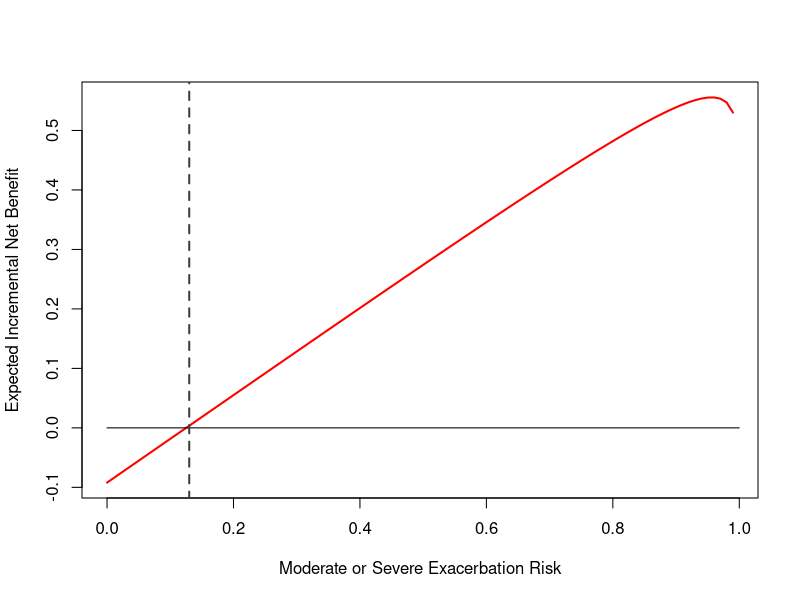
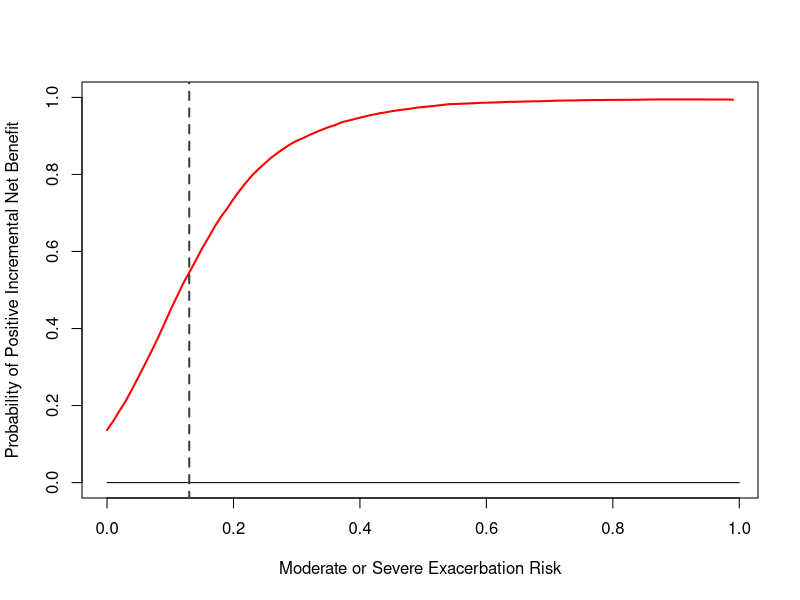

R code for these plots, in order:
## ---- chunk 1
settings <- list(
  dce_source="copd",  #pooled: all participants, copd: copd patients, genpop: general public
  n_sim=10000,
  ci=F,
  voi=F
)
## ---- chunk 2
library (mvtnorm)

odds <- function(x) {x/(1-x)}
anti_odds <- function(x) {x/(1+x)}
logit <- function(x) {log(odds(x))}

## ---- chunk 3
attr_names <- c('SE','ME','HL','GI')

betas_pooled <- list(
  mu=c(-0.0717416, -0.0283542, -0.0846835, -0.0181352),
  covmat=matrix(c(0.0000086110,	0.0000005017,	0.0000065460,	0.0000014220,
                  0.0000005017,	0.0000037480,	0.0000003934,	0.0000008820,
                  0.0000065460,	0.0000003934,	0.0000193700,	0.0000017500,
                  0.0000014220,	0.0000008820,	0.0000017500,	0.0000030170
  ),nrow=4))


betas_copd <- list(
  mu=c(-0.0565501, -0.0253486, -0.0807761, -0.0150339),
  
  covmat=matrix(c(0.0000201800,	0.0000013160,	0.0000184700,	0.0000045580,
                  0.0000013160,	0.0000077010,	0.0000006628,	0.0000022490,
                  0.0000184700,	0.0000006628,	0.0000577300,	0.0000051100,
                  0.0000045580,	0.0000022490,	0.0000051100,	0.0000086650
  ),nrow=4))



betas_genpop <- list(
    mu=c(-.0820105, -.0309518, -.0877532, -.0203261),
    covmat=matrix(c(0.0000145600,	0.0000009249,	0.0000098190,	0.0000017450,
                    0.0000009249,	0.0000071730,	0.0000007213,	0.0000014790,
                    0.0000098190,	0.0000007213,	0.0000287100,	0.0000024510,
                    0.0000017450,	0.0000014790,	0.0000024510,	0.0000045650
  ),nrow=4))


## ---- chunk 4
recover_gamma_from_upper_ci_bound <- function(mu, upper_ci)
{
  my_pgamma <- function(x, mu, v)
  {
    beta <- mu/v
    alpha <- mu*beta

    pgamma(x, shape=alpha, rate=beta)
  }

  f <- function(x) {((1-my_pgamma(upper_ci, mu=mu, v=x)) - 0.975)^2}

  res <- optimize(f, interval=c(0,100))

  v <- res$minimum

  beta <- mu/v
  alpha <- mu*beta

  list(alpha=alpha,beta=beta)
}




evidence <- list(
  betas = if(settings$dce_source=="copd") {betas_copd} else if(settings$dce_source=="genpop") {betas_genpop} else {betas_pooled},
  rr_exac = list(log_mu=log(0.77), se=(log(0.89)-log(0.67))/2/1.96), #Treatment effect
  z = list(alpha=22, beta=100-22), #Probability of exacerbation being severe severe (beta distibrution)

  inc_hearing_loss = recover_gamma_from_upper_ci_bound(mu=0.023, upper_ci=0.035),
  rr_hearing_loss = list(log_mu=log(1.168), se=(log(1.325)-log(1.030))/2/1.96),
  prev_gi_syms = list(alpha=28945,beta=58768),
  or_gi_syms = list(logit_mu=log(1.187), se=(log(1.849)-log(0.761))/2/1.96)
)







generate_input_params <- function(n_sim=0)
{
  params <- list()

  if(n_sim==0)
  {
    params$betas <- evidence$betas$mu
    params$rr_exac <- exp(evidence$rr_exac$log_mu)  #log_normal
    params$z <- evidence$z$alpha/(evidence$z$alpha+evidence$z$beta) #beta
    params$inc_hearing_loss <- evidence$inc_hearing_loss$alpha/evidence$inc_hearing_loss$beta #gamma
    params$rr_hearing_loss <- exp(evidence$rr_hearing_loss$log_mu) #log_normal
    params$prev_gi_syms <- evidence$prev_gi_syms$alpha/(evidence$prev_gi_syms$alpha+evidence$prev_gi_syms$beta) #beta
    params$or_gi_syms <- exp(evidence$or_gi_syms$log_mu) #log_normal
  }
  else
  {
    params$betas <- rmvnorm(n_sim, evidence$betas$mu, evidence$betas$covmat)
    params$rr_exac <- exp(rnorm(n_sim, evidence$rr_exac$log_mu, evidence$rr_exac$se)) #log_normal
    params$z <- rbeta(n_sim,evidence$z$alpha,evidence$z$beta) #beta
    params$inc_hearing_loss <- rgamma(n_sim, evidence$inc_hearing_loss$alpha, evidence$inc_hearing_loss$beta) #gamma
    params$rr_hearing_loss <- exp(rnorm(n_sim, evidence$rr_hearing_loss$log_mu, evidence$rr_hearing_loss$se)) #log_normal
    params$prev_gi_syms <- rbeta(n_sim,evidence$prev_gi_syms$alpha, evidence$prev_gi_syms$beta) #beta
    params$or_gi_syms <- exp(rnorm(n_sim, evidence$or_gi_syms$logit_mu, evidence$or_gi_syms$se)) #log_normal
  }

  params
}


#Calculates marginal rate of substitution and 95%CI
MRS <- function(betas)
{
  mrs <- evidence$betas$mu/evidence$betas$mu[1]
  ratios <- betas/betas[,1]
  names(mrs) <- colnames(ratios) <- attr_names
  
  list(mu=mrs, ci=apply(ratios,2,quantile,c(0.025,0.975)))
}



#Returns INB at threshold x. If n_sim=0 returns deterministic results
#It is vectorized on params not x so loop over x values please!
INB <- function(x, n_sim, seed=1)
{
  set.seed(seed)
  INB <- p_uptake <- matrix(NA, nrow = n_sim, ncol = length(x))
  ps0 <- ps1 <- matrix(NA, nrow=max(n_sim,1), ncol=4)
  
  params <- generate_input_params(n_sim)

  dps <- matrix(NA, nrow=max(n_sim,1), ncol=4)

  for(i in 1:length(x))
  {
    ps0[,1] <- (1-(1-x[i])^params$z)
    ps0[,2] <- (1-(1-x[i])^(1-params$z))
    ps0[,3] <- (1-exp(-params$inc_hearing_loss))
    ps0[,4] <- params$prev_gi_syms
    
    ps1[,1] <- (1-(1-x[i])^(params$rr_exac*params$z))
    ps1[,2] <- (1-(1-x[i])^(params$rr_exac*(1-params$z)))
    ps1[,3] <- (1-exp(-params$inc_hearing_loss)^params$rr_hearing_loss)
    ps1[,4] <- (params$prev_gi_syms*params$or_gi_syms)/(1-params$prev_gi_syms+params$prev_gi_syms*params$or_gi_syms)
    
    # dps[,1] <- (1-(1-x[i])^(params$rr_exac*params$z)) - (1-(1-x[i])^params$z)
    # dps[,2] <- (1-(1-x[i])^(params$rr_exac*(1-params$z))) - (1-(1-x[i])^(1-params$z))
    # dps[,3] <- (1-exp(-params$inc_hearing_loss)^params$rr_hearing_loss) - (1-exp(-params$inc_hearing_loss))
    # dps[,4] <- (params$prev_gi_syms*params$or_gi_syms)/(1-params$prev_gi_syms+params$prev_gi_syms*params$or_gi_syms) - params$prev_gi_syms

    INB[,i] <- rowSums(params$betas*(ps1-ps0)*100)
    
    A <- exp(rowSums(params$betas*(ps0*100)))
    B <- exp(rowSums(params$betas*(ps1*100)))
    p_uptake[,i] <- B/(A+B)
  }

  list(params=params, INB=INB, p_uptake=p_uptake)
}

## ---- chunk 5
deparse(evidence)
## ---- chunk 6
require(knitr)

mu <- format(evidence$betas$mu, digits = 3)
se <- format(sqrt(diagonals(evidence$betas$covmat)), digits=2)
data.frame(attr_names,mu,se)

## ---- chunk 7
xs <- (0:99)/100
res <- INB(xs,settings$n_sim)

ys <- res$INB
zs <- res$p_uptake

i1 <-which.min(colMeans(ys)^2)

ys_mean <- colMeans(ys)
ys_ci <- apply(ys, 2, FUN = quantile, c(0.025,0.975))

plot(xs,ys_mean,xlab='Moderate or Severe Exacerbation Risk',ylab='Expected Incremental Net Benefit', type='l', col='red', lwd=2, ylim=c(min(0,min(ys_mean)),max(ys_mean)))
lines(c(0,1),c(0,0),type='l', col='black')
lines(c(xs[i1],xs[i1]),c(-100,100), col='#404040', lty=2, lw=2)
if(settings$ci)
{
  lines(xs,ys_ci[1,], type='l', col='gray', lwd=1)
  lines(xs,ys_ci[2,], type='l', col='gray', lwd=1)
}
## ---- chunk 8
ps <- apply(ys, 2, FUN = function(x) {mean(x>0)})
i2 <- which.min((ps-0.9)^2)
plot(xs,ps,type='l',xlab="Moderate or Severe Exacerbation Risk", ylab="Probability of Positive Incremental Net Benefit", lwd=2, col='red', ylim=c(0,1))
lines(c(0,1),c(0,0),type='l', col='black')
lines(c(xs[i1],xs[i1]),c(-100,100), col='#404040', lty=2, lw=2)
## ---- chunk 9
require(knitr)
mrs <- MRS(res$params$betas)
kable(mrs$mu)

kable(mrs$ci)
